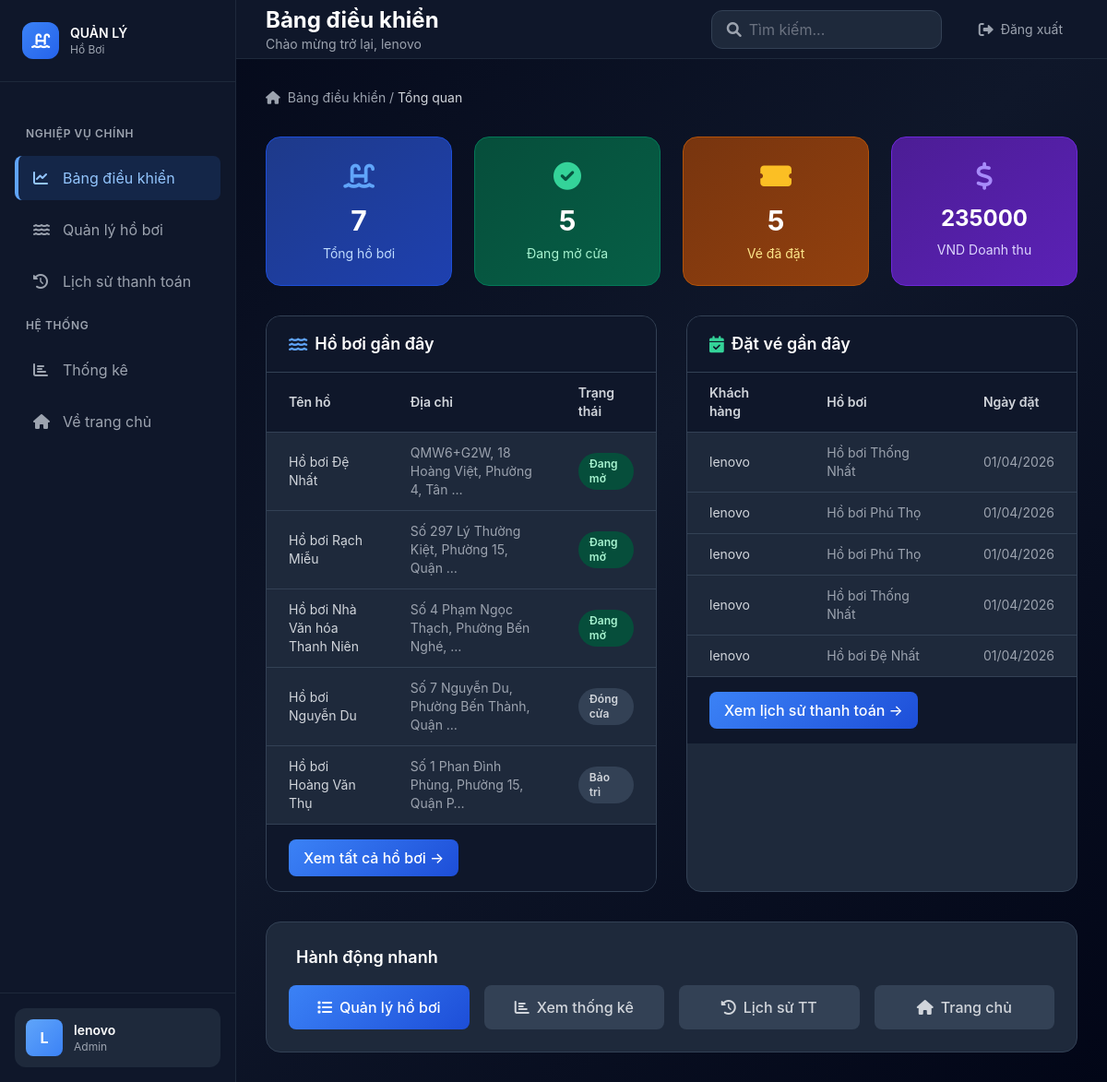
The page /admin-panel/ (signed in) on the database as committed earlier.
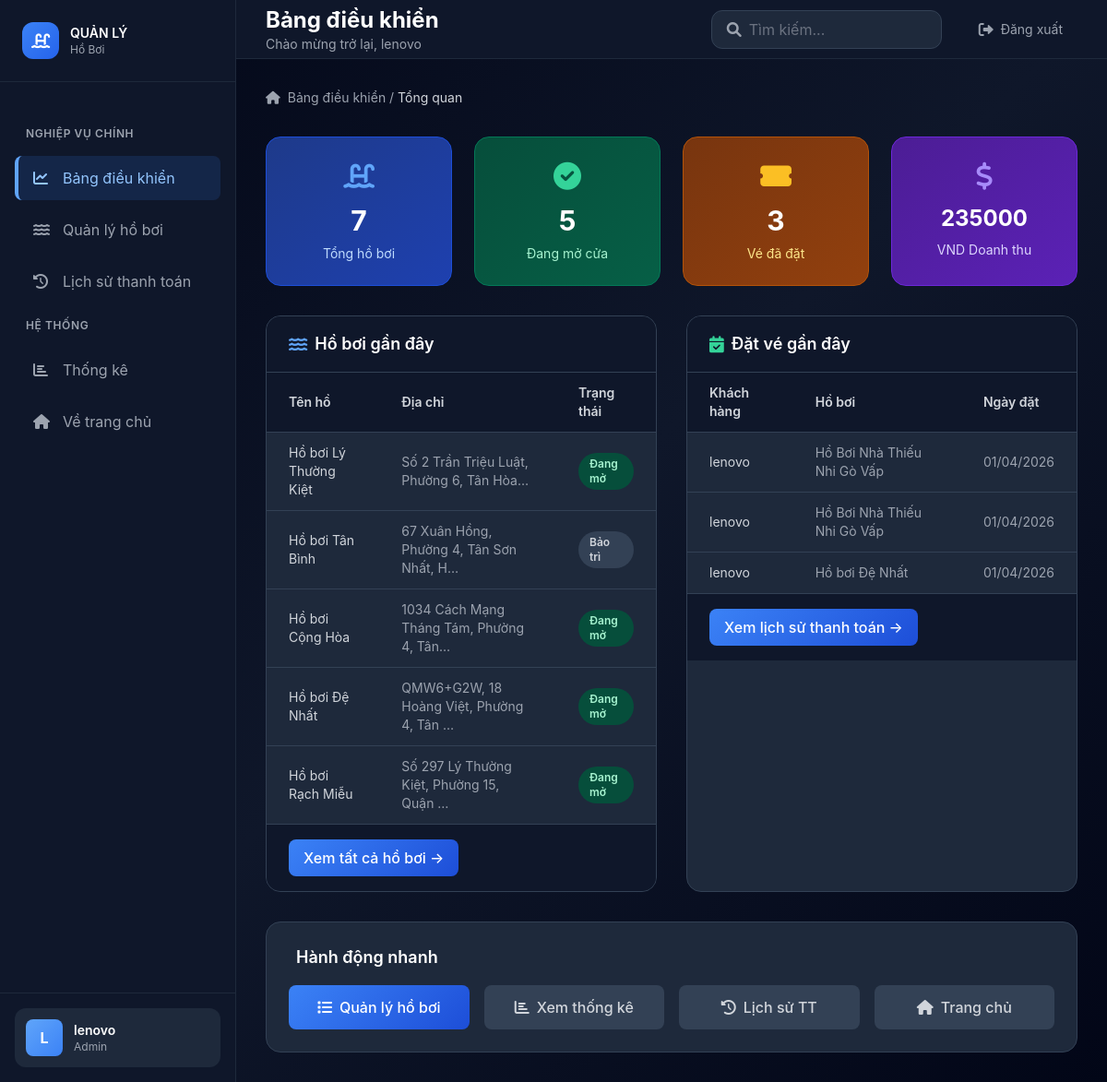
The same page on the database as committed later.
### quan_ly_ho_boi/models.py (models this page shows, shortened)
class HoBoi(models.Model):
    TRANG_THAI_CHOICES = [
        ('MO', 'Đang mở'),
        ('BAO_TRI', 'Bảo trì'),
        ('DONG', 'Đóng cửa'),
    ]
    ten_ho = models.CharField(max_length=200, verbose_name="Tên hồ bơi")
    dia_chi = models.TextField(verbose_name="Địa chỉ")
    do_sau = models.FloatField(help_text="Độ sâu tính bằng mét", verbose_name="Độ sâu (m)")
    suc_chua = models.IntegerField(verbose_name="Sức chứa tối đa")
    vi_do = models.FloatField(verbose_name="Vĩ độ")
    kinh_do = models.FloatField(verbose_name="Kinh độ")
    gia_ve_nguoi_lon = models.DecimalField(max_digits=10, decimal_places=0, default=Decimal('50000'), verbose_name="Giá vé người lớn")
    gia_ve_tre_em = models.DecimalField(max_digits=10, decimal_places=0, default=Decimal('30000'), verbose_name="Giá vé trẻ em")
    trang_thai = models.CharField(max_length=20, choices=TRANG_THAI_CHOICES, default='MO', verbose_name="Trạng thái")
    hinh_anh = models.ImageField(upload_to='ho_boi/', blank=True, null=True, verbose_name="Hình ảnh")
    class Meta:
        verbose_name = "Hồ bơi"
        verbose_name_plural = "Danh sách Hồ bơi"

class DatVe(models.Model):
    khach_hang = models.ForeignKey(User, on_delete=models.CASCADE, verbose_name="Khách hàng")
    ho_boi = models.ForeignKey(HoBoi, on_delete=models.CASCADE, verbose_name="Hồ bơi")
    ngay_dat = models.DateTimeField(auto_now_add=True, verbose_name="Ngày đặt")
    ngay_su_dung = models.DateField(verbose_name="Ngày bơi")
    so_luong_nguoi_lon = models.IntegerField(default=1, verbose_name="Số người lớn")
    so_luong_tre_em = models.IntegerField(default=0, verbose_name="Số trẻ em")
    tong_tien = models.DecimalField(max_digits=12, decimal_places=0, editable=False, verbose_name="Tổng tiền")
    class Meta:
        verbose_name = "Vé đặt"
        verbose_name_plural = "Danh sách Vé đặt"

### quan_ly_ho_boi/views.py (the view)
# urls.py: path('admin-panel/', admin_home, name='admin_panel'),
@login_required
def admin_home(request: HttpRequest):
    if not request.user.is_staff:
        return redirect('home')  # Chỉ cho phép staff truy cập
    tong_ho_boi = HoBoi.objects.count()
    tong_ve_dat = DatVe.objects.count()
    ho_dang_mo = HoBoi.objects.filter(trang_thai='MO').count()
    tong_doanh_thu = Payment.objects.filter(trang_thai='Hoàn thành').aggregate(total=Sum('so_tien'))['total'] or 0
    ho_boi_gan_day = HoBoi.objects.order_by('-id')[:5]
    ve_dat_gan_day = DatVe.objects.select_related('ho_boi', 'khach_hang').order_by('-ngay_dat')[:10]
    context = {
        'tong_ho_boi': tong_ho_boi,
        'tong_ve_dat': tong_ve_dat,
        'ho_dang_mo': ho_dang_mo,
        'tong_doanh_thu': tong_doanh_thu,
        'ho_boi_gan_day': ho_boi_gan_day,
        've_dat_gan_day': ve_dat_gan_day,
    }
    return render(request, 'quan_ly_ho_boi/admin_panel.html', context)

### quan_ly_ho_boi/templates/quan_ly_ho_boi/admin_panel.html (shortened to what the changed rows need)
{% load static %}
<!DOCTYPE html>
<html lang="vi">
<head>
    <script src="https://cdn.tailwindcss.com"></script>
    <link rel="stylesheet" href="https://cdnjs.cloudflare.com/ajax/libs/font-awesome/6.0.0/css/all.min.css">
</head>
<body class="bg-gradient-to-br from-slate-950 via-slate-900 to-slate-950">
    <div class="flex h-screen overflow-hidden">
        <main class="flex-1 ml-64 flex flex-col overflow-hidden">
            <div class="h-16 bg-slate-900 border-b border-slate-800 flex items-center justify-between px-8">
                <div>
                    <h1 class="text-2xl font-bold text-white">Bảng điều khiển</h1>
                </div>
            </div>
            <div class="flex-1 overflow-y-auto">
                <div class="p-8">
                    <div class="grid grid-cols-1 md:grid-cols-2 lg:grid-cols-4 gap-6 mb-8">
                        <div class="stat-card bg-gradient-to-br from-amber-900 to-amber-800 border border-amber-700 rounded-2xl p-6 text-center">
                            <div class="flex items-center justify-center mb-3">
                                <i class="fas fa-ticket-alt text-amber-400 text-3xl"></i>
                            </div>
                            <h3 class="text-3xl font-bold text-white">{{ tong_ve_dat }}</h3>
                            <p class="text-amber-200 text-sm mt-2">Vé đã đặt</p>
                        </div>
                    </div>
                    <div class="grid grid-cols-1 lg:grid-cols-2 gap-8">
                        <div class="bg-slate-800 border border-slate-700 rounded-2xl overflow-hidden">
                            <div class="overflow-x-auto">
                                <table class="w-full text-sm">
                                    <thead>
                                        <tr class="border-b border-slate-700 bg-slate-900">
                                            <th class="px-6 py-3 text-left text-gray-300 font-semibold">Tên hồ</th>
                                            <th class="px-6 py-3 text-left text-gray-300 font-semibold">Địa chỉ</th>
                                            <th class="px-6 py-3 text-left text-gray-300 font-semibold">Trạng thái</th>
                                        </tr>
                                    </thead>
                                    <tbody class="divide-y divide-slate-700">
                                        {% for ho in ho_boi_gan_day %}
                                        <tr class="hover:bg-slate-700 transition-colors">
                                            <td class="px-6 py-3 text-gray-300">{{ ho.ten_ho }}</td>
                                            <td class="px-6 py-3 text-gray-400 text-sm">{{ ho.dia_chi|truncatechars:40 }}</td>
                                            <td class="px-6 py-3">
                                                <span class="inline-flex px-3 py-1 rounded-full text-xs font-semibold {% if ho.trang_thai == 'MO' %}bg-emerald-900 text-emerald-200{% else %}bg-slate-700 text-gray-300{% endif %}">
                                                    {{ ho.get_trang_thai_display }}
                                                </span>
                                            </td>
                                        </tr>
                                        {% endfor %}
                                    </tbody>
                                </table>
                            </div>
                        </div>
                        <div class="bg-slate-800 border border-slate-700 rounded-2xl overflow-hidden">
                            <div class="overflow-x-auto">
                                <table class="w-full text-sm">
                                    <thead>
                                        <tr class="border-b border-slate-700 bg-slate-900">
                                            <th class="px-6 py-3 text-left text-gray-300 font-semibold">Khách hàng</th>
                                            <th class="px-6 py-3 text-left text-gray-300 font-semibold">Hồ bơi</th>
                                            <th class="px-6 py-3 text-left text-gray-300 font-semibold">Ngày đặt</th>
                                        </tr>
                                    </thead>
                                    <tbody class="divide-y divide-slate-700">
                                        {% for ve in ve_dat_gan_day %}
                                        <tr class="hover:bg-slate-700 transition-colors">
                                            <td class="px-6 py-3 text-gray-300">{{ ve.khach_hang.username }}</td>
                                            <td class="px-6 py-3 text-gray-400 text-sm">{{ ve.ho_boi.ten_ho|truncatechars:30 }}</td>
                                            <td class="px-6 py-3 text-gray-400">{{ ve.ngay_dat|date:'d/m/Y' }}</td>
                                        </tr>
                                        {% endfor %}
                                    </tbody>
                                </table>
                            </div>
                        </div>
                    </div>
                </div>
            </div>
        </main>
    </div>
</body>
</html>

Rows that differ between the two databases and show on the page:
removed HoBoi: ten_ho "Hồ bơi Nhà Văn hóa Thanh Niên", dia_chi "Số 4 Phạm Ngọc Thạch, Phường Bến Nghé, …", trang_thai "Đang mở"
removed HoBoi: ten_ho "Hồ bơi Nguyễn Du", dia_chi "Số 7 Nguyễn Du, Phường Bến Thành, Quận …", trang_thai "Đóng cửa"
no longer on this page (row edited): HoBoi: ten_ho "Hồ bơi Hoàng Văn Thụ", dia_chi "Số 1 Phan Đình Phùng, Phường 15, Quận P…", trang_thai "Bảo trì"
removed DatVe: khach_hang.username "lenovo", ho_boi.ten_ho "Hồ bơi Phú Thọ", ngay_dat "01/04/2026"
removed DatVe: khach_hang.username "lenovo", ho_boi.ten_ho "Hồ bơi Phú Thọ", ngay_dat "01/04/2026"
added HoBoi: ten_ho "Hồ bơi Lý Thường Kiệt", dia_chi "Số 2 Trần Triệu Luật, Phường 6, Tân Hòa…", trang_thai "Đang mở"
added HoBoi: ten_ho "Hồ bơi Tân Bình", dia_chi "67 Xuân Hồng, Phường 4, Tân Sơn Nhất, H…", trang_thai "Bảo trì"
added HoBoi: ten_ho "Hồ bơi Cộng Hòa", dia_chi "1034 Cách Mạng Tháng Tám, Phường 4, Tân…", trang_thai "Đang mở"
changed through a linked row, DatVe (number 1 of 3 on the later page): ho_boi.ten_ho "Hồ bơi Thống Nhất" → "Hồ Bơi Nhà Thiếu Nhi Gò Vấp"
changed through a linked row, DatVe (number 2 of 3 on the later page): ho_boi.ten_ho "Hồ bơi Thống Nhất" → "Hồ Bơi Nhà Thiếu Nhi Gò Vấp"
Other text that changed with them:
{{ tong_ve_dat }}: "5" → "3"
